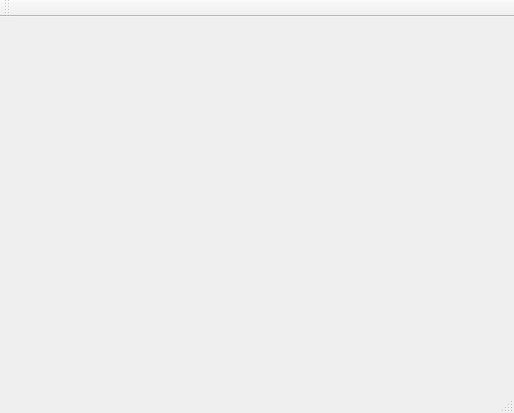
<?xml version="1.0" encoding="UTF-8"?>
<ui version="4.0">
 <class>MainWindow</class>
 <widget class="QMainWindow" name="MainWindow">
  <property name="geometry">
   <rect>
    <x>0</x>
    <y>0</y>
    <width>514</width>
    <height>413</height>
   </rect>
  </property>
  <property name="windowTitle">
   <string>MainWindow</string>
  </property>
  <widget class="QWidget" name="centralWidget"/>
  <widget class="QMenuBar" name="menuBar">
   <property name="geometry">
    <rect>
     <x>0</x>
     <y>0</y>
     <width>514</width>
     <height>23</height>
    </rect>
   </property>
  </widget>
  <widget class="QToolBar" name="mainToolBar">
   <attribute name="toolBarArea">
    <enum>TopToolBarArea</enum>
   </attribute>
   <attribute name="toolBarBreak">
    <bool>false</bool>
   </attribute>
  </widget>
  <widget class="QStatusBar" name="statusBar"/>
 </widget>
 <layoutdefault spacing="6" margin="11"/>
 <resources/>
 <connections/>
</ui>
